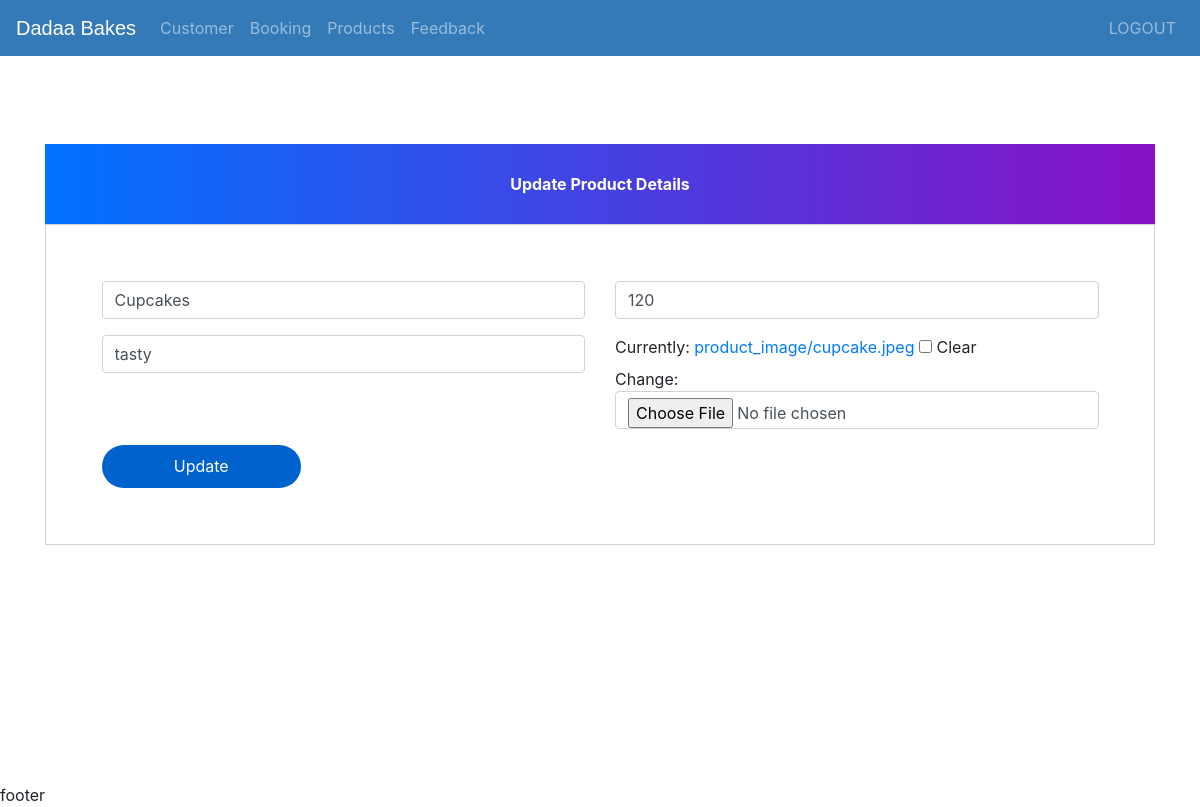
The app's page /update-product/1 (signed in) with its own data.
### ecom/models.py (models this page shows, shortened)
class Product(models.Model):
    name=models.CharField(max_length=40)
    product_image= models.ImageField(upload_to='product_image/',null=True,blank=True)
    price = models.PositiveIntegerField()
    description=models.CharField(max_length=40)

### ecom/views.py (the view)
# urls.py: path('update-product/<int:pk>', views.update_product_view,name='update-product'),
@login_required(login_url='adminlogin')
def update_product_view(request,pk):
    product=models.Product.objects.get(id=pk)
    productForm=forms.ProductForm(instance=product)
    if request.method=='POST':
        productForm=forms.ProductForm(request.POST,request.FILES,instance=product)
        if productForm.is_valid():
            productForm.save()
            return redirect('admin-products')
    return render(request,'ecom/admin_update_product.html',{'productForm':productForm})

### ecom/forms.py
class ProductForm(forms.ModelForm):
    class Meta:
        model=models.Product
        fields=['name','price','description','product_image']

### sweet-shop-ecommerce/templates/ecom/admin_update_product.html (shortened to what this page needs)
{% extends 'ecom/admin_base.html' %}
{% load widget_tweaks %}
{% block content %}
<head>
  <link href="//maxcdn.bootstrapcdn.com/bootstrap/4.1.1/css/bootstrap.min.css" rel="stylesheet" id="bootstrap-css">
</head>
<br><br><br><br><br><br>
<form method="post" enctype="multipart/form-data">
  <div class="container register-form">
    <div class="form">
      <div class="note">
        <p>Update Product Details</p>
      </div>
      <div class="form-content">
        <div class="row">
          <div class="col-md-6">
            <div class="form-group">
              {% render_field productForm.name class="form-control" placeholder="Product Name" %}
            </div>
            <div class="form-group">
              {% render_field productForm.description class="form-control" placeholder="Description" %}
            </div>
          </div>
          <div class="col-md-6">
            <div class="form-group">
              {% render_field productForm.price class="form-control" placeholder="Price" %}
            </div>
            <div class="form-group">
              {% render_field productForm.product_image class="form-control" placeholder="product_image" %}
            </div>
          </div>
        </div>
        <button type="submit" class="btnSubmit">Update</button>
      </div>
    </div>
  </div>
</form>
{% endblock content %}

### sweet-shop-ecommerce/templates/ecom/admin_base.html (style rules this page uses)
p { text-align: center; }

### sweet-shop-ecommerce/templates/ecom/admin_update_product.html (style rules this page uses)
a:link { text-decoration: none; }
.note { text-align: center; height: 80px; background: -webkit-linear-gradient(left, #0072ff, #8811c5); color: #fff; font-weight: bold; line-height: 80px; }
.form-content { padding: 5%; border: 1px solid #ced4da; margin-bottom: 2%; }
.form-control { border-radius: 1.5rem; }
.btnSubmit { border: none; border-radius: 1.5rem; padding: 1%; width: 20%; cursor: pointer; background: #0062cc; color: #fff; }

### records on screen
Product: name "Cupcakes", description "tasty", price "120"
